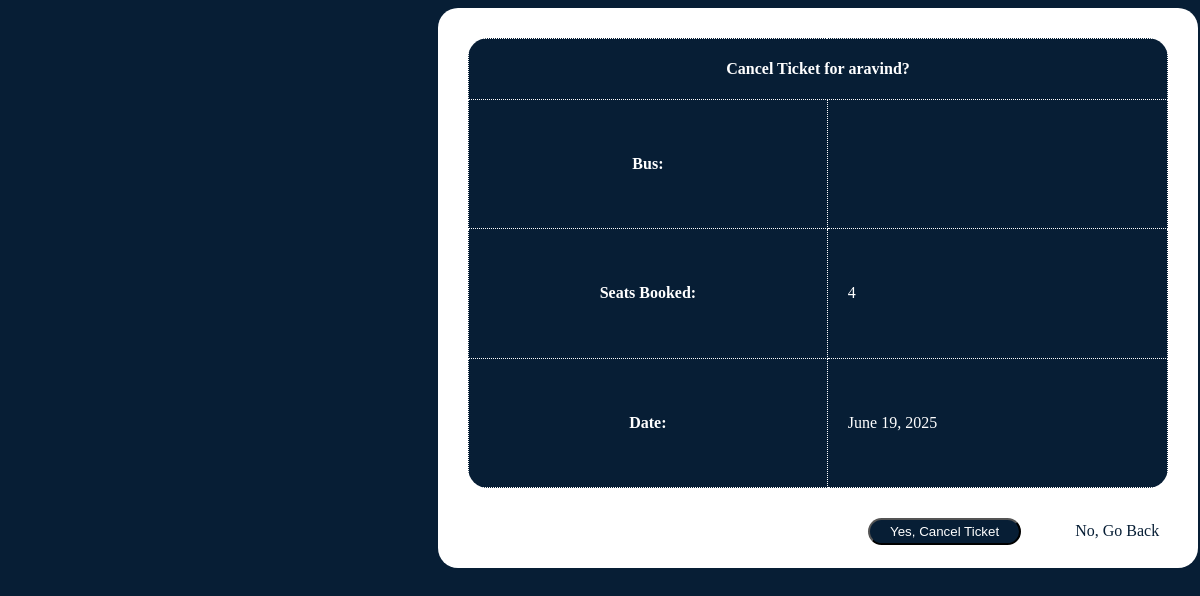
The app's page /cancel/125/ with its own data.
### home/models.py (models this page shows, shortened)
class journey(models.Model):
    pick = models.CharField()
    drop = models.CharField()
    seat = models.IntegerField()
    date = models.DateField()
    passanger_name = models.CharField()
    email_id = models.EmailField()
    phone_no = models.CharField()
    bus = models.ForeignKey(buslist, on_delete=models.CASCADE)
    ticket_number = models.CharField(max_length=10, unique=True, blank=True)

### home/views.py (the view, shortened to what this page needs)
# urls.py: path('cancel/<int:journey_id>/',v2.cancelview,name='cancel'),
def cancelview(request, journey_id):
    ticket = get_object_or_404(journey, id=journey_id)
    return render(request,"cancel.html", {'ticket': ticket})

### home/templates/cancel.html (shortened to what this page needs)
<!DOCTYPE html>
{% load static %}
<html>
<head>
    <link rel="stylesheet" href="{% static 'css/cancel.css' %}">
</head>
<body>
    <div>
    <table>
        <tr>
            <th  colspan="2" id="name"><p>Cancel Ticket for {{ ticket.passanger_name }}?</h2></th>
        </tr>
        <tr>
            <th>Bus:</th>
            <td>{{ ticket.bus.name }}</td>
        </tr>
        <tr>
            <th>Seats Booked:</th>
            <td>{{ ticket.seat }}</td>
        </tr>
       <tr>
            <th>Date: </th>
            <td>{{ ticket.date }}</td>
        </tr>
    </table>
    <form method="post">
        <button type="submit">Yes, Cancel Ticket</button>
        <a href="{% url 'home' ticket.passanger_name %}">No, Go Back</a>
    </form>
    </div>
</body>
</html>

### home/static/css/cancel.css (style rules this page uses)
body { background-color: rgb(7, 30, 53); }
div { background-color: white; padding: 30px; margin-left: 430px; width: 700px; height: 500px; border-radius: 20px; }
th,td { border: 1px dotted white; padding: 0px 20px; }
table { background-color: rgb(7, 30, 53); padding: 30px; width: 700px; height: 450px; border-radius: 20px; border: 1px dotted white; border-collapse: collapse; border-radius: 20px; color: white; }
#name { height: 60px; }
form { margin-left: 400px; margin-top: 30px; }
button { background-color: rgb(7, 30, 53); border-radius: 20px; color: white; padding: 4px 20px; }
a { text-decoration: none; color: rgb(7, 30, 53); margin-left: 50px; }

### records on screen
journey: passanger_name "aravind", seat "4", date "June 19, 2025"
